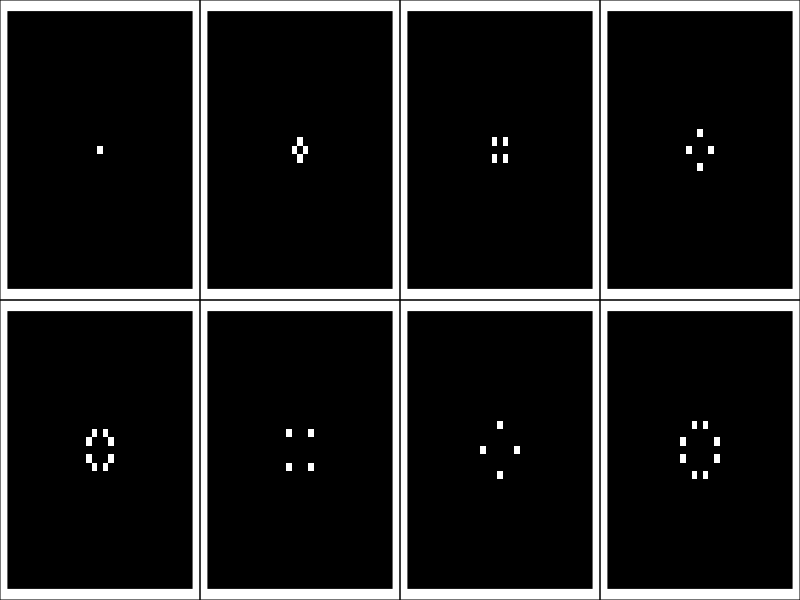

Write the R code that produced this figure.
## ---- chunk 1
knitr::opts_chunk$set(
  collapse = TRUE,
  comment = "#>",
  fig.path = "README-"
)
## ---- chunk 2
m<-33
n<-(m-1)/2
values<-expand.grid(i=-n:n,j=-n:n,KEEP.OUT.ATTRS=FALSE) 
values$i2j2<-values$i^2+values$j^2
basis33<-split(values,f=values$i2j2)

plotBasis<-function(basisNumber,imageSize){
    tmpImage<-matrix(0,nrow=imageSize,ncol=imageSize)
    ones<-basis33[[basisNumber]]
    for (i in 1:nrow(ones)){
        if (abs(ones[i,"i"])<=(imageSize-1)/2 & abs(ones[i,"j"])<=(imageSize-1)/2){
            tmpImage[ones[i,"i"]+(imageSize+1)/2,ones[i,"j"]+(imageSize+1)/2]<-1
        }
    }
    plot(c(0,3), c(0,3), type = "n", xaxt = "n", yaxt = "n", xlab = "", ylab = "")
    rasterImage(tmpImage,0,0,3,3,interpolate=FALSE)
}

par(mfrow=c(2,4))
par(mar=c(0,0,0,0))
par(oma=c(0,0,0,0))
for (i in 1:8){
    plotBasis(i,33)
}
